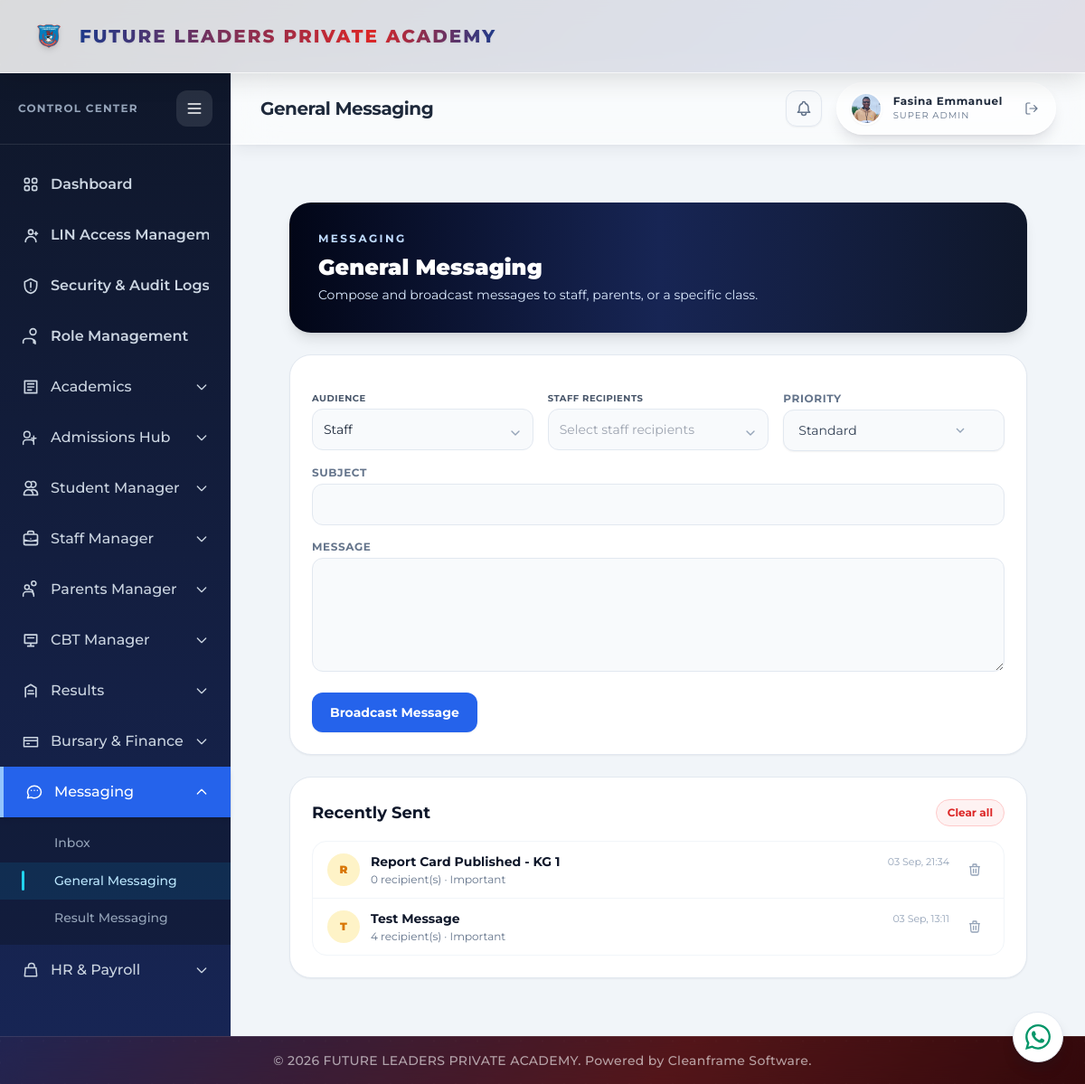
/messaging/compose/ (signed in), run on the app's committed database.
### portal/models.py (models this page shows, shortened)
class Message(models.Model):
    PRIORITY_CHOICES = [('Standard', 'Standard'), ('Important', 'Important'), ('Urgent', 'Urgent')]
    sender = models.ForeignKey(settings.AUTH_USER_MODEL, on_delete=models.SET_NULL, null=True, blank=True, related_name='sent_messages')
    subject = models.CharField(max_length=150)
    body = models.TextField()
    priority = models.CharField(max_length=100, choices=PRIORITY_CHOICES, default='Standard')
    timestamp = models.DateTimeField(auto_now_add=True)
    class Meta:
        ordering = ['-timestamp']

### portal/views.py (the view, shortened to what this page needs)
# urls.py: path('messaging/compose/', views.general_messaging_view, name='general_messaging'),
@login_required(login_url='login')
@role_required(['Admin', 'Principal'])
def general_messaging_view(request):
    if request.method == 'POST' and request.POST.get('action') == 'delete_message':
        Message.objects.filter(pk=request.POST.get('message_id'), sender=request.user).delete()
        return redirect('general_messaging')
    if request.method == 'POST' and request.POST.get('action') == 'clear_all':
        Message.objects.filter(sender=request.user).delete()
        return redirect('general_messaging')
    staff_users = _staff_recipient_users().select_related('teacher_record').order_by('first_name', 'last_name', 'username')
    parent_users = _parent_recipient_users().select_related('parent_record').order_by('parent_record__first_name', 'parent_record__last_name', 'username')
    parent_options = [{'pk': 'all_parents', 'name': 'All Parents', 'option_type': 'broadcast'}]
    parent_options += [
        {'pk': f'class_parents_{classroom.pk}', 'name': f'Parents of {classroom.name}', 'option_type': 'class_group'}
        for classroom in _primary_login_classrooms()
    ]
    parent_options += [
        {
            'pk': f'parent_id_{user.pk}',
            'name': f'{getattr(user.parent_record, "display_name", user.username)} ({user.username})',
            'option_type': 'individual',
        }
        for user in parent_users
    ]
    return render(request, 'portal/general_messaging.html', {
        'classrooms': _primary_login_classrooms(),
        'audience_options': [
            {'pk': 'staff', 'name': 'Staff'},
            {'pk': 'parent', 'name': 'Parent'},
            {'pk': 'class', 'name': 'Class'},
        ],
        'staff_options': [{'pk': 'all_staff', 'name': 'All Staff'}] + [
            {
                'pk': user.pk,
                'name': (
                    ' '.join(
                        part for part in (
                            getattr(getattr(user, 'teacher_record', None), 'first_name', ''),
                            getattr(getattr(user, 'teacher_record', None), 'other_name', ''),
                            getattr(getattr(user, 'teacher_record', None), 'last_name', ''),
                        ) if part
                    ).strip()
                    or user.get_full_name()
                    or user.username
                ),
            }
            for user in staff_users
        ],
        'parent_options': parent_options,
        'priority_choices': Message.PRIORITY_CHOICES,
        'sent_messages': Message.objects.filter(sender=request.user).order_by('-timestamp')[:10],
    })

### portal/context_processors.py (called while the page is built)
def _portal_name_parts(user):
    for relation_name in ('teacher_record', 'student_record', 'parent_record'):
        record = getattr(user, relation_name, None)
        if record:
            first_name = (getattr(record, 'first_name', '') or '').strip()
            last_name = (getattr(record, 'last_name', '') or '').strip()
            if first_name or last_name:
                return first_name, last_name
    return user.first_name.strip(), user.last_name.strip()

def _portal_picture_url(user):
    candidates = [
        getattr(getattr(user, 'account_profile', None), 'profile_picture', None),
        getattr(getattr(user, 'student_record', None), 'passport', None),
        getattr(getattr(user, 'teacher_record', None), 'passport', None),
    ]
    for picture in candidates:
        if picture:
            try:
                if picture.storage.exists(picture.name):
                    return picture.url
            except (OSError, ValueError):
                continue
    return ''

### portal/models.py (called while the page is built)
    def __str__(self):
        return ' '.join(part for part in [self.first_name, self.middle_name, self.last_name] if part).strip() or self.name

    @property
    def display_name(self):
        return str(self)

### portal/views.py (called while the page is built)
def _staff_recipient_users():
    staff_roles = ('admin', 'principal', 'bursar', 'teacher', 'registrar')
    return User.objects.filter(
        is_active=True,
        is_superuser=False,
        account_profile__role__in=staff_roles,
    ).distinct()

def _parent_recipient_users(classroom=None):
    students = Student.objects.filter(status='Student', parent__isnull=False, parent__user__isnull=False)
    if classroom:
        students = students.filter(current_class=classroom)
    return User.objects.filter(
        pk__in=students.values_list('parent__user_id', flat=True),
        is_active=True,
        is_superuser=False,
        account_profile__role='parent',
    ).distinct()

def _primary_login_classrooms():
    return ClassRoom.objects.filter(section='Primary', level_number__gte=4).order_by('level_number', 'name')

### portal/templates/portal/general_messaging.html (shortened to what this page needs)
{% extends 'portal/base.html' %}
{% block page_title %}General Messaging{% endblock %}
{% block content %}
<div class="min-h-full bg-slate-100 p-6 lg:p-8">
  <div class="mx-auto max-w-5xl space-y-6">
    <header class="rounded-3xl bg-gradient-to-r from-slate-950 via-blue-950 to-slate-900 p-8 text-white shadow-lg">
      <p class="text-xs font-bold uppercase tracking-[0.2em] text-blue-200">Messaging</p>
      <h1 class="mt-2 text-2xl font-black">General Messaging</h1>
      <p class="mt-1 text-sm text-blue-100">Compose and broadcast messages to staff, parents, or a specific class.</p>
    </header>
    <section class="rounded-3xl border border-slate-200 bg-white p-6 shadow-sm">
      <form method="post" class="space-y-4">
        <div class="grid grid-cols-1 gap-4 sm:grid-cols-3">
          <div>
            {% include 'portal/result_filter_combobox.html' with field_name='audience' label='Audience' selected_value='staff' selected_label='Staff' options=audience_options %}
          </div>
          <div id="staff-recipient-wrapper">
            {% include 'portal/result_filter_combobox.html' with field_name='recipient_user_staff' label='Staff recipients' options=staff_options %}
          </div>
          <div>
            <label class="mb-1 block text-xs font-bold uppercase tracking-wider text-slate-500">Priority</label>
          </div>
        </div>
        <div>
          <label class="mb-1 block text-xs font-bold uppercase tracking-wider text-slate-500">Subject</label>
          <input type="text" name="subject" required class="w-full rounded-xl border border-slate-200 bg-slate-50 p-3 text-sm">
        </div>
        <div>
          <label class="mb-1 block text-xs font-bold uppercase tracking-wider text-slate-500">Message</label>
          <textarea name="body" rows="5" required class="w-full rounded-xl border border-slate-200 bg-slate-50 p-3 text-sm"></textarea>
        </div>
        <button type="submit" class="rounded-xl bg-blue-600 px-5 py-3 text-sm font-bold text-white shadow-sm transition hover:bg-blue-700">Broadcast Message</button>
      </form>
    </section>
    <section class="rounded-3xl border border-slate-200 bg-white p-6 shadow-sm">
      <div class="flex items-center justify-between">
        <h3 class="text-lg font-bold text-slate-900">Recently Sent</h3>
        {% if sent_messages %}
        <form method="post" onsubmit="return confirm('Delete all your sent message history? This cannot be undone.');">{% csrf_token %}<input type="hidden" name="action" value="clear_all"><button type="submit" class="rounded-full border border-red-200 bg-red-50 px-3 py-1.5 text-xs font-bold text-red-600 transition hover:bg-red-100">Clear all</button></form>
        {% endif %}
      </div>
      <div class="mt-4 max-h-[50vh] overflow-y-auto divide-y divide-slate-100 rounded-2xl border border-slate-100">
        {% for message in sent_messages %}
        <div class="flex items-center gap-3 px-4 py-3 hover:bg-slate-50 transition-colors">
          <span class="flex h-9 w-9 flex-shrink-0 items-center justify-center rounded-full {% if message.priority == 'Urgent' %}bg-red-100 text-red-600{% elif message.priority == 'Important' %}bg-amber-100 text-amber-600{% else %}bg-slate-100 text-slate-500{% endif %} text-xs font-black">{{ message.subject|first|upper }}</span>
          <div class="min-w-0 flex-1">
            <div class="flex items-center justify-between gap-2">
              <p class="truncate text-sm font-bold text-slate-900">{{ message.subject }}</p>
              <span class="flex-shrink-0 text-[11px] text-slate-400">{{ message.timestamp|date:'d M, H:i' }}</span>
            </div>
            <p class="mt-0.5 truncate text-xs text-slate-500">{{ message.recipients.count }} recipient(s) · {{ message.priority }}</p>
          </div>
          <form method="post" onsubmit="return confirm('Delete this message?');">{% csrf_token %}<input type="hidden" name="action" value="delete_message"><input type="hidden" name="message_id" value="{{ message.pk }}"><button type="submit" class="flex-shrink-0 rounded-lg p-2 text-slate-400 hover:bg-red-50 hover:text-red-600" title="Delete"><svg class="h-4 w-4" fill="none" stroke="currentColor" viewBox="0 0 24 24"><path stroke-linecap="round" stroke-linejoin="round" stroke-width="2" d="M19 7l-.867 12.142A2 2 0 0116.138 21H7.862a2 2 0 01-1.995-1.858L5 7m5 4v6m4-6v6m1-10V4a1 1 0 00-1-1h-4a1 1 0 00-1 1v3M4 7h16"/></svg></button></form>
        </div>
        {% empty %}
        <p class="p-6 text-center text-sm text-slate-500">No messages sent yet.</p>
        {% endfor %}
      </div>
    </section>
  </div>
</div>
{% endblock %}

### portal/static/portal/css/global.css (style rules this page uses)
html, body, body *, button, input, select, textarea, optgroup { font-family: 'Montserrat' !important; }
html { font-synthesis: none; overflow-x: hidden; }
body { overflow-x: hidden; overflow-wrap: normal; }
:is(.rounded-full, .status-badge, .exam-status-badge, span[class*='rounded-lg']) { white-space: nowrap; overflow-wrap: normal; }

### data on the page
Message: subject|first "R", subject "Report Card Published - KG 1", timestamp "03 Sep, 21:34", recipients.count "0", priority "Important"
Message: subject|first "T", subject "Test Message", timestamp "03 Sep, 13:11", recipients.count "4", priority "Important"

### other printed values
{{ portal_display_name }} "Fasina Emmanuel"
{{ label }} "AUDIENCE STAFF RECIPIENTS"
